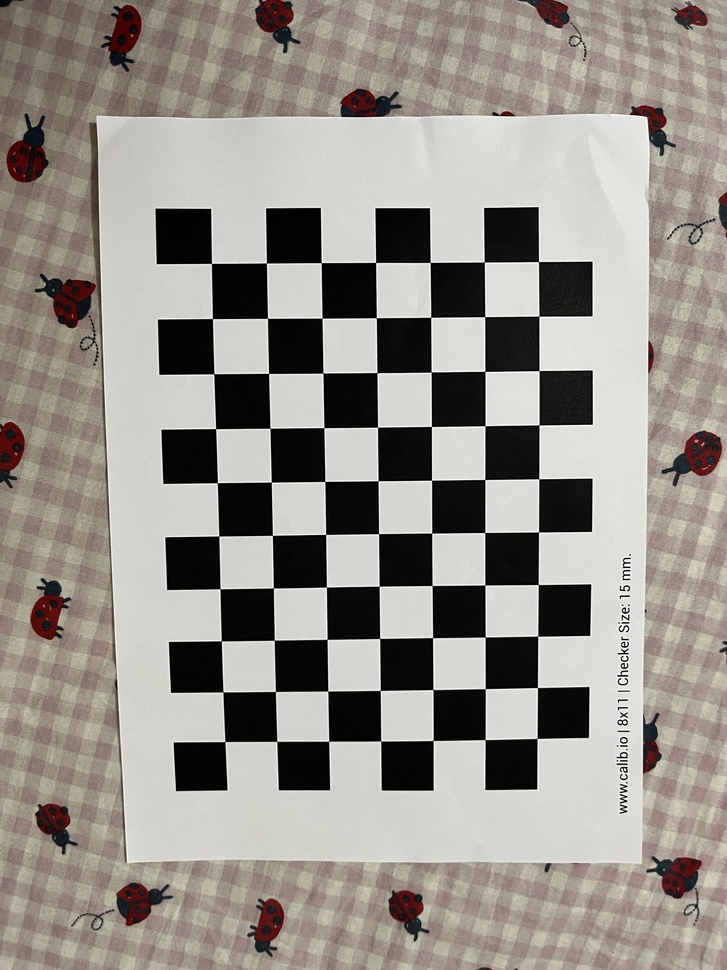
#> input picture shuaib-zulkarnain-24341205/Task 3b/images/chessboard_images/aruco_chessboard/IMG_7651.jpg, 727 x 970 px, shrunk from 3024 x 4032 before the run; its folder holds only this picture in this run
$ jupyter execute --allow-errors 'ArUco Marker Detection.ipynb'   (shell and % lines are left out)
#> lines starting #> are read from the running program, lines starting #| are printed output that depends on the picture; long printed decimals are rounded
[cell 1]
import numpy as np
import cv2
import cv2.aruco as aruco
import matplotlib.pyplot as plt
import os
import glob
from google.colab import drive

[cell 2]
# Step 1: Mount Google Drive
drive.mount('/content/drive')

[cell 3]
image_path = "/content/drive/MyDrive/aruco.JPG"
image = cv2.imread(image_path)
#> (the rest of this cell did not finish here and is left out)

[cell 4]
aruco_dicts = {
    "DICT_4X4_50": aruco.DICT_4X4_50,
    "DICT_5X5_50": aruco.DICT_5X5_50,
    "DICT_6X6_50": aruco.DICT_6X6_50,
    "DICT_7X7_50": aruco.DICT_7X7_50,
    "DICT_ARUCO_ORIGINAL": aruco.DICT_ARUCO_ORIGINAL
}


# for each dictionary
best = None
max_detected = 0
best_corners = None
best_ids = None
best_dict = None

#> (the rest of this cell did not finish here and is left out)

[cell 5]
# checkerboard info:
chessboard_size = (7, 10)  # (columns, rows of inner corners)
square_size = 0.012  # 12mm square size

image_dir = "/content/drive/MyDrive/aruco_chessboard"
image_paths = glob.glob(os.path.join(image_dir, "*.jpg"))

[cell 6]
# Generate 3D points for checkerboard
obj = np.zeros((np.prod(chessboard_size), 3), np.float32)
obj[:, :2] = np.indices(chessboard_size).T.reshape(-1, 2)
obj *= square_size

objpoints = []
imgpoints = []

# Loop and detect corners
for path in image_paths:
    img = cv2.imread(path)
#> img is the input picture: shape (970, 727, 3); mean B, G, R 137.8, 145, 149.6
    gray = cv2.cvtColor(img, cv2.COLOR_BGR2GRAY)

    ret, corners = cv2.findChessboardCorners(gray, chessboard_size)
#> ret = True; corners = 70 rows, first 8: [211.4, 263.4], [266.4, 263], [321.2, 262.6], [375.6, 262.4], [430.2, 262.5], [484.3, 262], [538.4, 261.5], [212.5, 318.6]

    if ret:
        objpoints.append(obj)
        imgpoints.append(corners)

        # Draw and show
        img_display = cv2.drawChessboardCorners(img.copy(), chessboard_size, corners, ret)
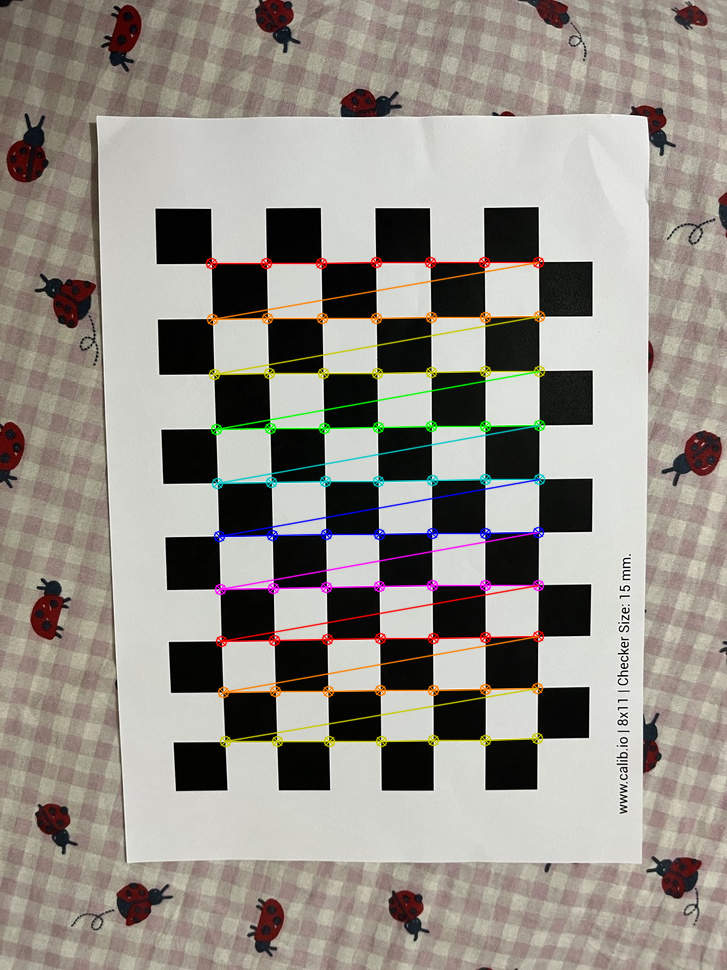
#> img_display: shape (970, 727, 3); mean B, G, R 137.1, 144.9, 150.4
        plt.figure(figsize=(8, 6))
        plt.imshow(cv2.cvtColor(img_display, cv2.COLOR_BGR2RGB))
        plt.title(f"Detected: {os.path.basename(path)}")
        plt.axis("off")
        plt.show()
    else:
        print(f" Pattern not found in {os.path.basename(path)}")

print(f"\n Used {len(objpoints)} valid images out of {len(image_paths)}")

# Camera calibration
ret, camera_matrix, dist_coeffs, rvecs, tvecs = cv2.calibrateCamera(
    objpoints, imgpoints, gray.shape[::-1], None, None
)
#> ret = 0.325; camera_matrix = [[1124.4, 0, 384.7], [0, 1123.8, 514.1], [0, 0, 1]]; dist_coeffs = [[0.665, -17.24, -0.00905, -0.003, 122.2]]; rvecs = ([0.0914, -0.0091, -0.011],); tvecs = ([-0.038, -0.0549, 0.249],)

# Show calibration results
print("\n Calibration Complete!")
print("Camera Matrix:\n", camera_matrix)
#| Camera Matrix:
#|  [[1.12436851e+03 0.00000000e+00 3.84663755e+02]
#|  [0.00000000e+00 1.12381431e+03 5.14097541e+02]
#|  [0.00000000e+00 0.00000000e+00 1.00000000e+00]]
print("\nDistortion Coefficients:\n", dist_coeffs)
#| Distortion Coefficients:
#|  [[ 6.64856758e-01 -1.72436077e+01 -9.05403084e-03 -2.99570856e-03
#|    1.22230411e+02]]

# saving camera matrix and distortion coeffs in drive
np.savetxt("/content/drive/MyDrive/camera_matrix.csv", camera_matrix, delimiter=",")
np.savetxt("/content/drive/MyDrive/dist_coeffs.csv", dist_coeffs, delimiter=",")


$ run again, on shuaib-zulkarnain-24341205/Task 3b/images/chessboard_images/aruco_chessboard/IMG_7655.jpg
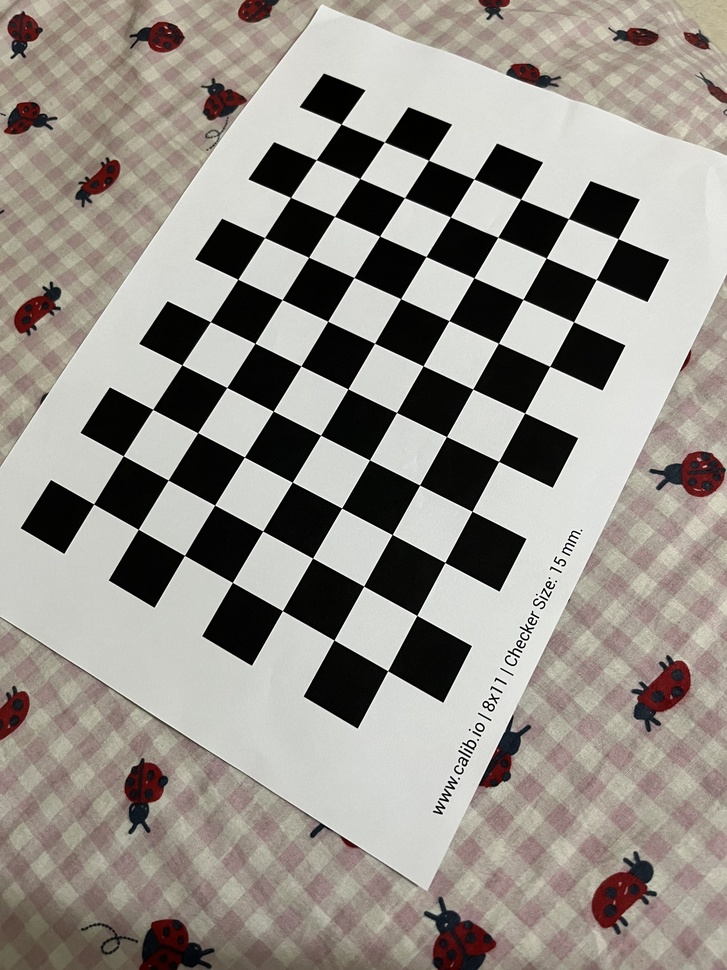
#> input picture shuaib-zulkarnain-24341205/Task 3b/images/chessboard_images/aruco_chessboard/IMG_7655.jpg, 727 x 970 px, shrunk from 3024 x 4032 before the run
#> img is the input picture: shape (970, 727, 3); mean B, G, R 138.3, 145.1, 150.4
#> `gray = cv2.cvtColor(img, cv2.COLOR_BGR2GRAY)`:
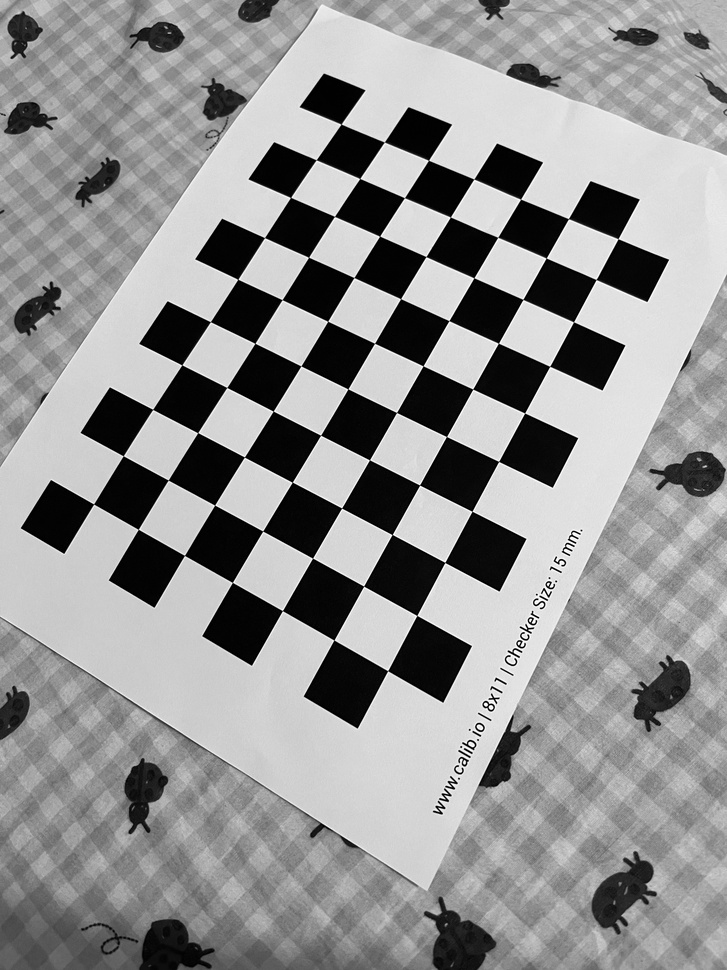
#> gray: shape (970, 727); min 0, max 255, mean 145.9
#> `ret, corners = cv2.findChessboardCorners(gray, chessboard_size)`: ret = True; corners = 70 rows, first 8: [341.1, 124.2], [384.4, 142.1], [428.5, 160.3], [473.8, 179.1], [520.6, 199.2], [568.4, 218.7], [618, 238.7], [316.2, 159.8]
#> `img_display = cv2.drawChessboardCorners(img.copy(), chessboard_size, c..`:
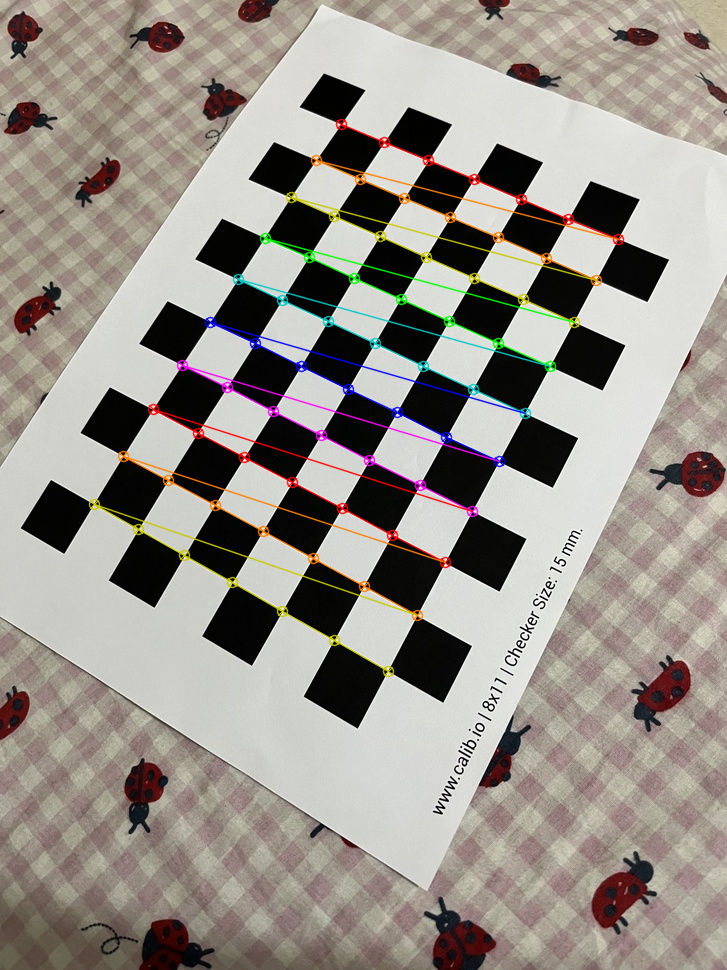
#> img_display: shape (970, 727, 3); mean B, G, R 137.6, 145.1, 151.2
#> `ret, camera_matrix, dist_coeffs, rvecs, tvecs = cv2.calibrateCamera( o..`: ret = 0.554; camera_matrix = [[1226.4, 0, 311.2], [0, 1290.5, 478.6], [0, 0, 1]]; dist_coeffs = [[0.727, -16.4, 0.0205, 0.0161, 86.5]]; rvecs = ([-0.377, 0.206, 0.498],); tvecs = ([0.00696, -0.0828, 0.297],)
#| Camera Matrix:
#|  [[1.22639725e+03 0.00000000e+00 3.11195285e+02]
#|  [0.00000000e+00 1.29045237e+03 4.78558126e+02]
#|  [0.00000000e+00 0.00000000e+00 1.00000000e+00]]
#| Distortion Coefficients:
#|  [[ 7.27366352e-01 -1.64028654e+01  2.05274952e-02  1.60719477e-02
#|    8.65041054e+01]]

$ run again, on shuaib-zulkarnain-24341205/Task 3b/images/chessboard_images/aruco_chessboard/IMG_7656.jpg
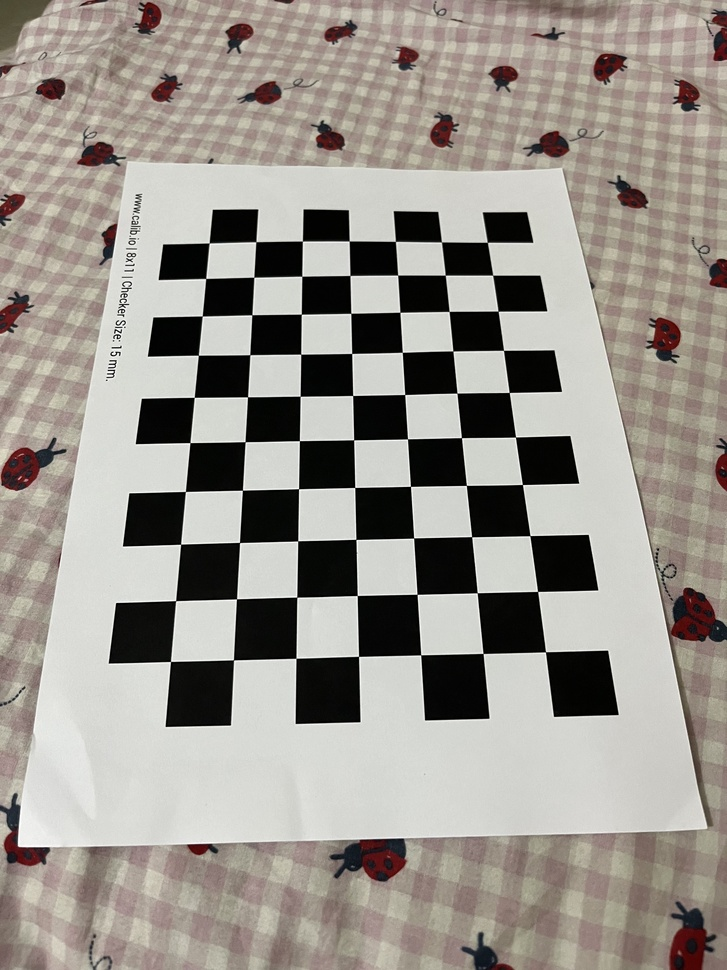
#> input picture shuaib-zulkarnain-24341205/Task 3b/images/chessboard_images/aruco_chessboard/IMG_7656.jpg, 727 x 970 px, shrunk from 3024 x 4032 before the run
#> img is the input picture: shape (970, 727, 3); mean B, G, R 141.4, 148.5, 153.8
#> `ret, corners = cv2.findChessboardCorners(gray, chessboard_size)`: ret = True; corners = 70 rows, first 8: [545.5, 651.9], [483, 653.5], [420.7, 655], [358.5, 656.4], [296, 658.2], [233.5, 660], [170.4, 661.4], [537.6, 591.5]
#> `img_display = cv2.drawChessboardCorners(img.copy(), chessboard_size, c..`:
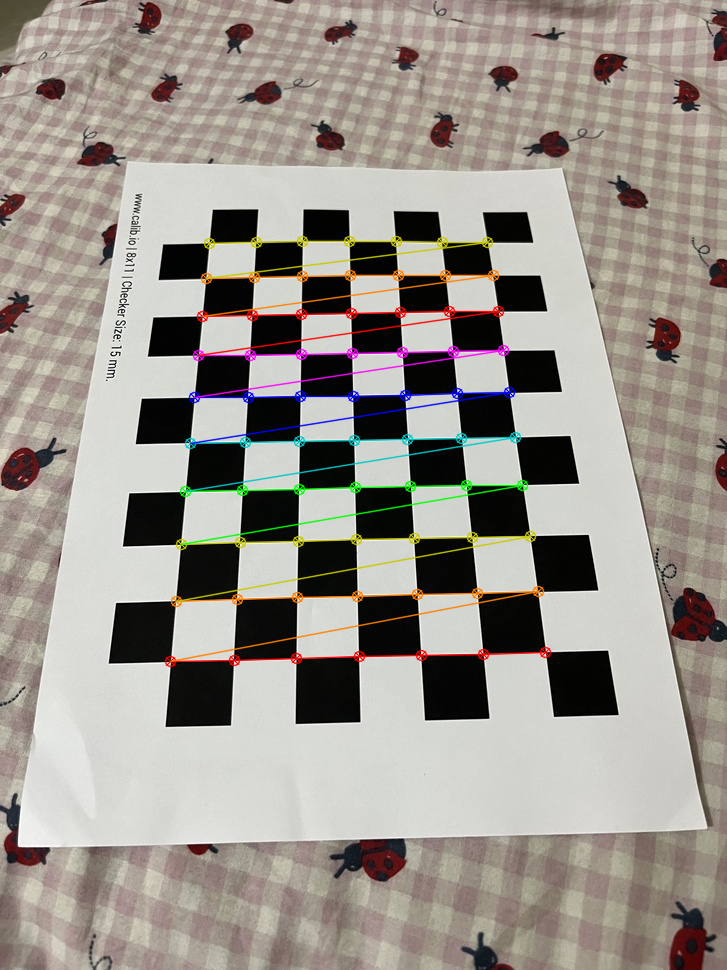
#> img_display: shape (970, 727, 3); mean B, G, R 140.7, 148.5, 154.6
#> `ret, camera_matrix, dist_coeffs, rvecs, tvecs = cv2.calibrateCamera( o..`: ret = 0.506; camera_matrix = [[353.9, 0, 359], [0, 315.5, 460.1], [0, 0, 1]]; dist_coeffs = [[0.0788, -0.158, 0.00914, 0.00118, 0.0886]]; rvecs = ([-0.0209, 0.32, 3.1],); tvecs = ([0.0359, 0.0411, 0.0698],)
#| Camera Matrix:
#|  [[353.872   0.         359.029]
#|  [  0.         315.461 460.072]
#|  [  0.           0.           1.        ]]
#| Distortion Coefficients:
#|  [[ 0.07875 -0.1584  0.00914  0.001179  0.08864]]

$ run again, on shuaib-zulkarnain-24341205/Task 3b/images/chessboard_images/aruco_chessboard/IMG_7657.jpg
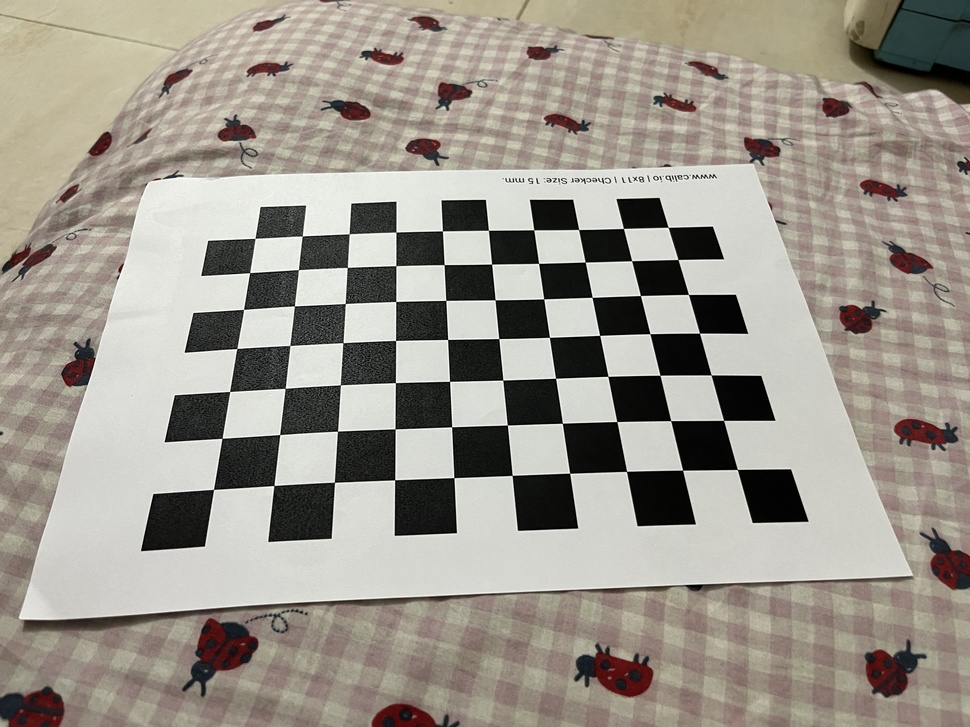
#> input picture shuaib-zulkarnain-24341205/Task 3b/images/chessboard_images/aruco_chessboard/IMG_7657.jpg, 970 x 727 px, shrunk from 4032 x 3024 before the run
#> img is the input picture: shape (727, 970, 3); mean B, G, R 140.7, 150.2, 155.8
#> `gray = cv2.cvtColor(img, cv2.COLOR_BGR2GRAY)`:
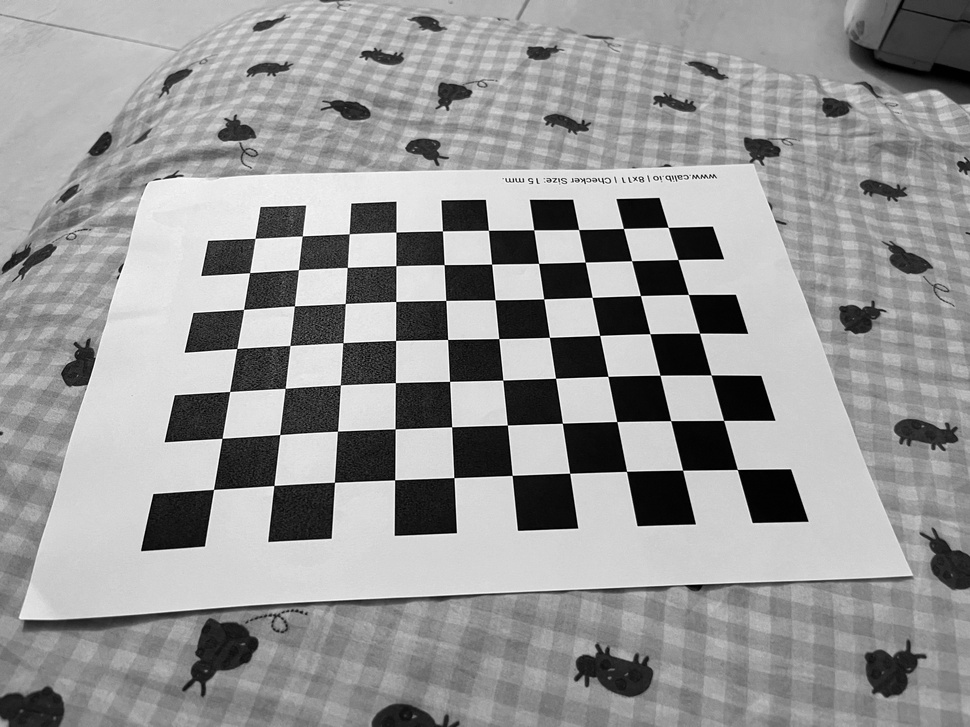
#> gray: shape (727, 970); min 0, max 255, mean 150.8
#> `ret, corners = cv2.findChessboardCorners(gray, chessboard_size)`: ret = True; corners = 70 rows, first 8: [213.5, 489.4], [222.1, 438.4], [229.6, 391.5], [236.8, 348.5], [243.6, 309.4], [249.6, 272.6], [255.1, 238.4], [273.9, 485.5]
#> `img_display = cv2.drawChessboardCorners(img.copy(), chessboard_size, c..`:
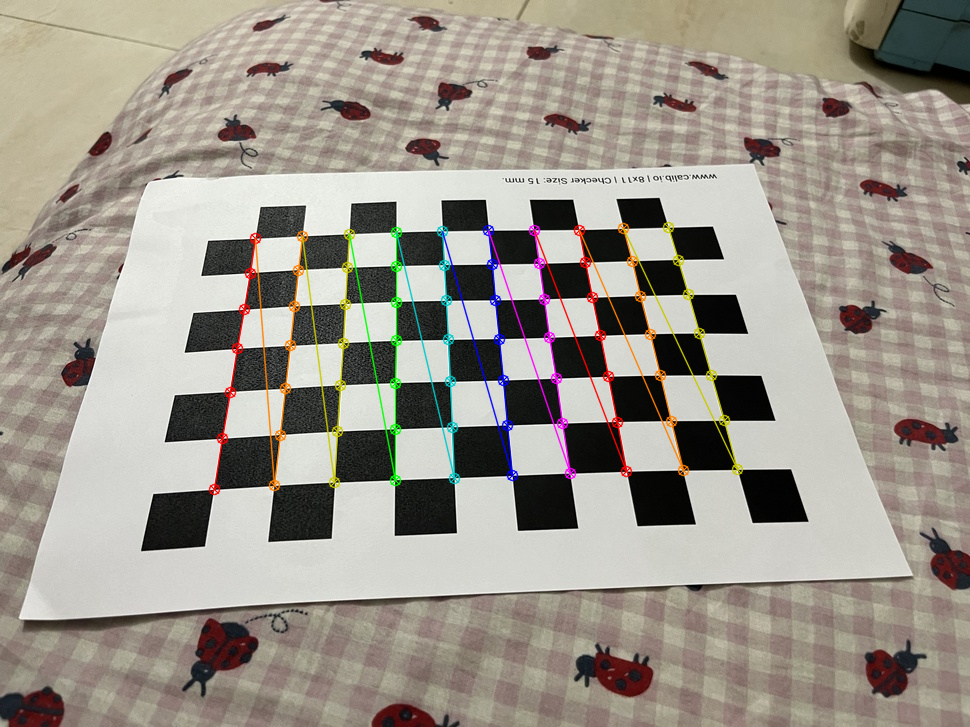
#> img_display: shape (727, 970, 3); mean B, G, R 140, 150.1, 156.4
#> `ret, camera_matrix, dist_coeffs, rvecs, tvecs = cv2.calibrateCamera( o..`: ret = 0.577; camera_matrix = [[985.2, 0, 410], [0, 1120.3, 375.5], [0, 0, 1]]; dist_coeffs = [[-0.346, 6.6, 0.0351, -0.0414, -33.02]]; rvecs = ([-0.645, -0.584, -1.5],); tvecs = ([-0.0391, 0.0197, 0.201],)
#| Camera Matrix:
#|  [[9.85201331e+02 0.00000000e+00 4.10024516e+02]
#|  [0.00000000e+00 1.12026490e+03 3.75465434e+02]
#|  [0.00000000e+00 0.00000000e+00 1.00000000e+00]]
#| Distortion Coefficients:
#|  [[ -0.3464   6.597   0.03511  -0.04138 -33.016]]
